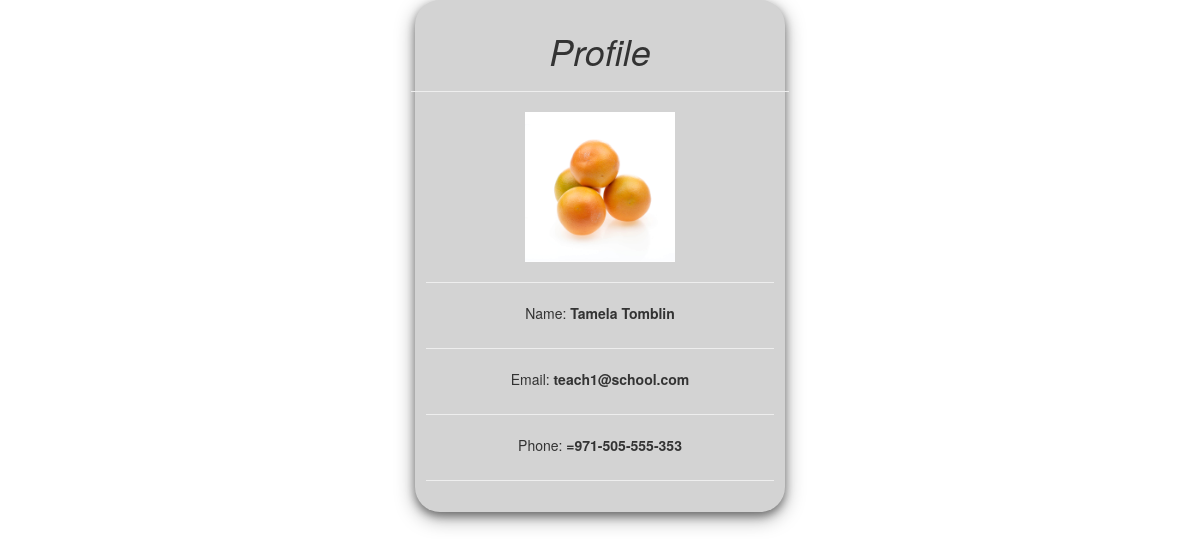
/profile/4, run on an earlier commit of the app's database.
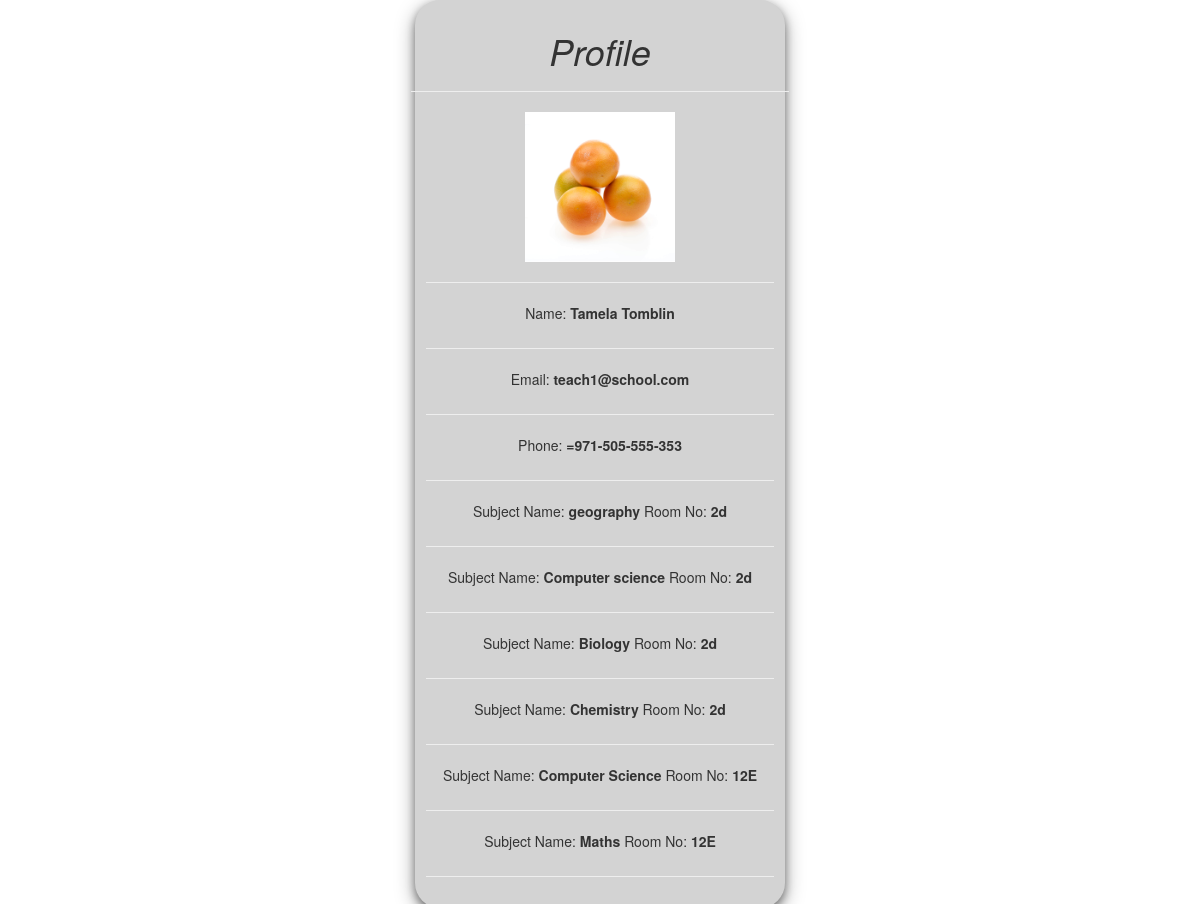
And on a later commit of the database.
### directory/models.py (models this page shows)
class Teacher(models.Model):
    firstName = models.CharField(max_length=50)
    lastName = models.CharField(max_length=50)
    profilePicture = models.FileField(upload_to='images/', null=True, verbose_name="")
    emailAddress = models.EmailField(max_length=254, unique=True)
    phoneNumber = models.CharField(max_length=50)
    def __str__(self):
        return self.lastName

class Subject(models.Model):
    teacherId = models.ForeignKey(Teacher, on_delete=models.CASCADE, related_name="tosubject",default=1)
    roomNo = models.CharField(max_length=20)
    name = models.CharField(max_length=50)
    def __str__(self):
        return self.name

### directory/views.py (the view)
# urls.py: path('profile/<int:item_id>',views.profile,name="profile"),
def profile(request,item_id):
    item = Teacher.objects.get(id=item_id)
    subject = Subject.objects.filter(teacherId=item)
    print(item)
    print(subject)
    page = {
        "profile" : item,
        "subjects" : subject
    }
    return render(request,'profile.html',page)

### directory/templates/profile.html (shortened to what this page needs)
{% load crispy_forms_tags %}
<!DOCTYPE html>
<html lang="en" dir="ltr">
<head>
  <link rel="stylesheet" href="https://maxcdn.bootstrapcdn.com/bootstrap/3.3.7/css/bootstrap.min.css">
</head>
<body  class="container-fluid">
  <div class="row">
    <div class="col-md-4" >
        <div  class="submit_form">
          <center class="row">
            <h1><i>Profile</i></h1>
            <hr />
          </center>
          <img src="{{ MEDIA_URL }}{{ profile.profilePicture }}" width="150"><hr>
          Name: <label>{{ profile.firstName }} {{ profile.lastName }}</label><hr>
          Email: <label>{{ profile.emailAddress }}</label><hr>
          Phone: <label>{{ profile.phoneNumber }}</label><hr>
          {% for subject in subjects %}
            Subject Name: <label>{{ subject.name }}</label> Room No: <label>{{ subject.roomNo }}</label><hr>
          {% endfor %}
        </div>
      </div>
</div>
</body>
</html>

### directory/templates/profile.html (style rules this page uses)
.submit_form { text-align: center; padding: 3%; background: lightgray; border-radius: 25px; box-shadow: 0 4px 8px 0 rgba(0,0,0,0.4), 0 6px 20px 0 rgba(0,0,0,0.36); }

What changed in the data, as far as the page shows it:
added Subject: name "geography", roomNo "2d"
added Subject: name "Computer science", roomNo "2d"
added Subject: name "Biology", roomNo "2d"
added Subject: name "Chemistry", roomNo "2d"
added Subject: name "Computer Science", roomNo "12E"
added Subject: name "Maths", roomNo "12E"
